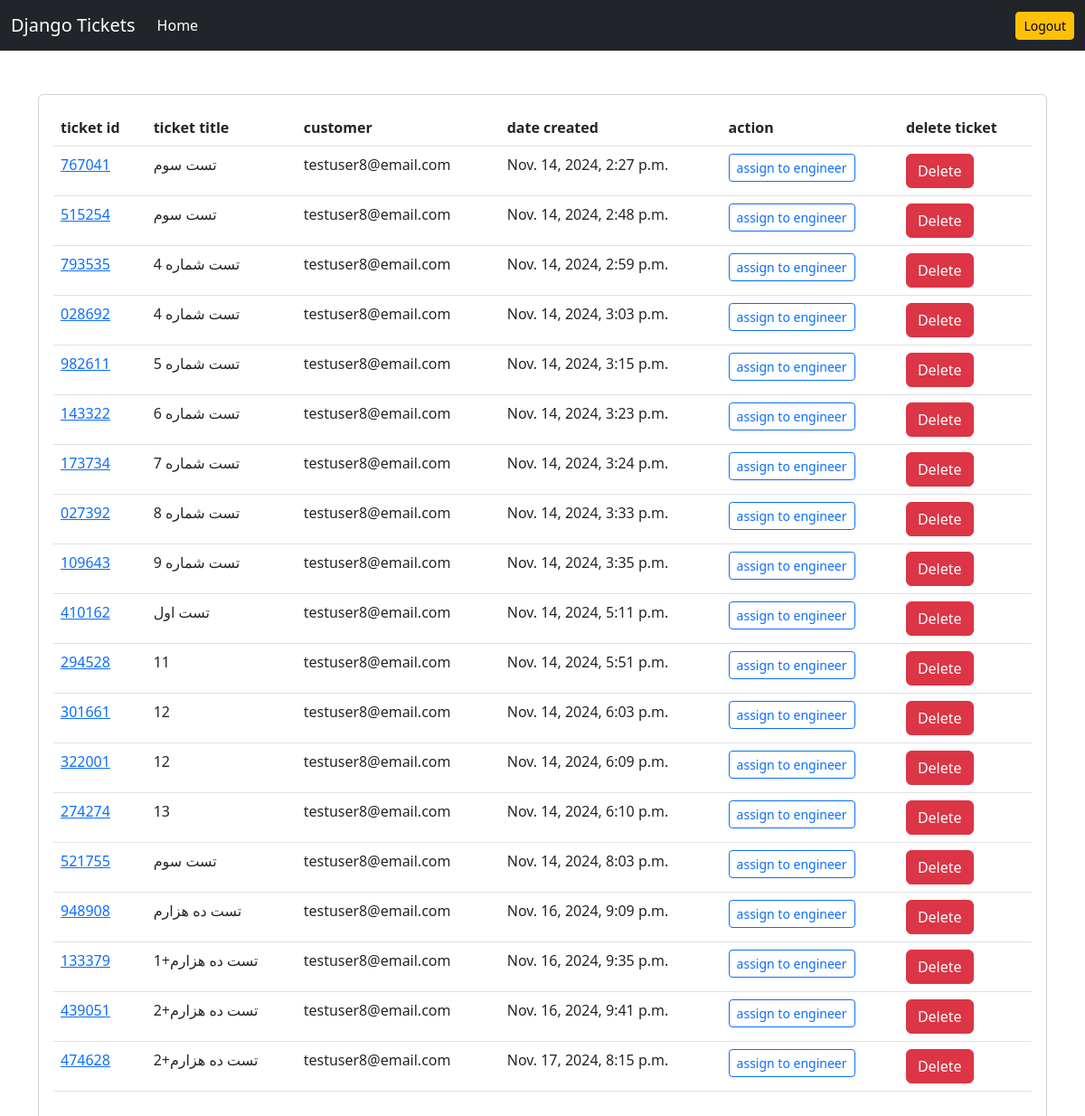
The app's page /ticket/ticket-queue/ with its own data.
### ticket/models.py (models this page shows)
class Ticket(models.Model):
    customer = models.ForeignKey(User, on_delete=models.CASCADE)
    engineer = models.ForeignKey(User, on_delete=models.CASCADE, related_name='engineer', null=True, blank=True)
    ticket_id = models.CharField(max_length=15, unique=True)
    ticket_title = models.CharField(max_length=50)
    ticket_description = models.TextField()
    status = models.CharField(max_length=20, choices=(('Active', 'Active'), ('Pending', 'Pending'), ('Resolved', 'Resolved')), default='Pending')
    created_on = models.DateTimeField(auto_now_add=True)
    last_modified = models.DateTimeField(auto_now_add=True)
    is_resolved = models.BooleanField(default=False)
    severity = models.CharField(max_length=5, choices=(('A', 'A'), ('B', 'B')), default='B')
    is_assigend_to_engineer = models.BooleanField(default=False)
    resolution_steps = models.TextField(blank=True, null=True)
    assign_ticket = models.ForeignKey(User, related_name='assign_ticket', on_delete=models.CASCADE, null=True)

### accounts/models.py (models this page shows)
class user(AbstractUser):
    is_customer = models.BooleanField(default=False)
    is_engineer = models.BooleanField(default=False)
    email = models.EmailField(unique=True)

### ticket/views.py (the view)
# urls.py: path('ticket-queue/', views.ticket_queue, name='ticket-queue'),
def ticket_queue(request):
    tickets = Ticket.objects.filter(is_assigend_to_engineer=False)
    context = {'tickets':tickets}
    return render(request, 'ticket/ticket_queue.html', context)

### templates/ticket/ticket_queue.html
{% extends 'base.html' %}
{% block content %}
<div class="card">
    <div class="card-body">
        <table class="table">
            <thead>
                <tr>
                    <th scope="col">ticket id</th>
                    <th scope="col">ticket title</th>
                    <th scope="col">customer</th>
                    <th scope="col">date created</th>
                    <th scope="col">action</th>
                    <th scope="col">delete ticket</th>
                </tr>
            </thead>
            <tbody>
                {% for ticket in tickets %}
                <tr>
                    <td><a href="{% url 'ticket-details' ticket.ticket_id %}">{{ticket.ticket_id}}</a></td>
                    <td>{{ticket.ticket_title}}</td>
                    <td>{{ticket.customer}}</td>
                    <td>{{ticket.created_on}}</td>
                    <td><a href="{% url 'assign-ticket' ticket.ticket_id %}" class="btn btn-outline-primary btn-sm">assign to engineer</a></td>
                    <td><a href="" class="btn btn-danger">Delete</a></td>
                </tr>
                {% endfor %}
            </tbody>
        </table>
    </div>
</div>
{% endblock content %}

### records on screen
Ticket: ticket_id "767041", ticket_title "تست سوم", customer "testuser8@email.com", created_on "Nov. 14, 2024, 2:27 p.m."
Ticket: ticket_id "515254", ticket_title "تست سوم", customer "testuser8@email.com", created_on "Nov. 14, 2024, 2:48 p.m."
Ticket: ticket_id "793535", ticket_title "تست شماره 4", customer "testuser8@email.com", created_on "Nov. 14, 2024, 2:59 p.m."
Ticket: ticket_id "028692", ticket_title "تست شماره 4", customer "testuser8@email.com", created_on "Nov. 14, 2024, 3:03 p.m."
Ticket: ticket_id "982611", ticket_title "تست شماره 5", customer "testuser8@email.com", created_on "Nov. 14, 2024, 3:15 p.m."
Ticket: ticket_id "143322", ticket_title "تست شماره 6", customer "testuser8@email.com", created_on "Nov. 14, 2024, 3:23 p.m."
Ticket: ticket_id "173734", ticket_title "تست شماره 7", customer "testuser8@email.com", created_on "Nov. 14, 2024, 3:24 p.m."
Ticket: ticket_id "027392", ticket_title "تست شماره 8", customer "testuser8@email.com", created_on "Nov. 14, 2024, 3:33 p.m."
Ticket: ticket_id "109643", ticket_title "تست شماره 9", customer "testuser8@email.com", created_on "Nov. 14, 2024, 3:35 p.m."
Ticket: ticket_id "410162", ticket_title "تست اول", customer "testuser8@email.com", created_on "Nov. 14, 2024, 5:11 p.m."
Ticket: ticket_id "294528", ticket_title "11", customer "testuser8@email.com", created_on "Nov. 14, 2024, 5:51 p.m."
Ticket: ticket_id "301661", ticket_title "12", customer "testuser8@email.com", created_on "Nov. 14, 2024, 6:03 p.m."
Ticket: ticket_id "322001", ticket_title "12", customer "testuser8@email.com", created_on "Nov. 14, 2024, 6:09 p.m."
Ticket: ticket_id "274274", ticket_title "13", customer "testuser8@email.com", created_on "Nov. 14, 2024, 6:10 p.m."
Ticket: ticket_id "521755", ticket_title "تست سوم", customer "testuser8@email.com", created_on "Nov. 14, 2024, 8:03 p.m."
Ticket: ticket_id "948908", ticket_title "تست ده هزارم", customer "testuser8@email.com", created_on "Nov. 16, 2024, 9:09 p.m."
Ticket: ticket_id "133379", ticket_title "تست ده هزارم+1", customer "testuser8@email.com", created_on "Nov. 16, 2024, 9:35 p.m."
Ticket: ticket_id "439051", ticket_title "تست ده هزارم+2", customer "testuser8@email.com", created_on "Nov. 16, 2024, 9:41 p.m."
Ticket: ticket_id "474628", ticket_title "تست ده هزارم+2", customer "testuser8@email.com", created_on "Nov. 17, 2024, 8:15 p.m."
